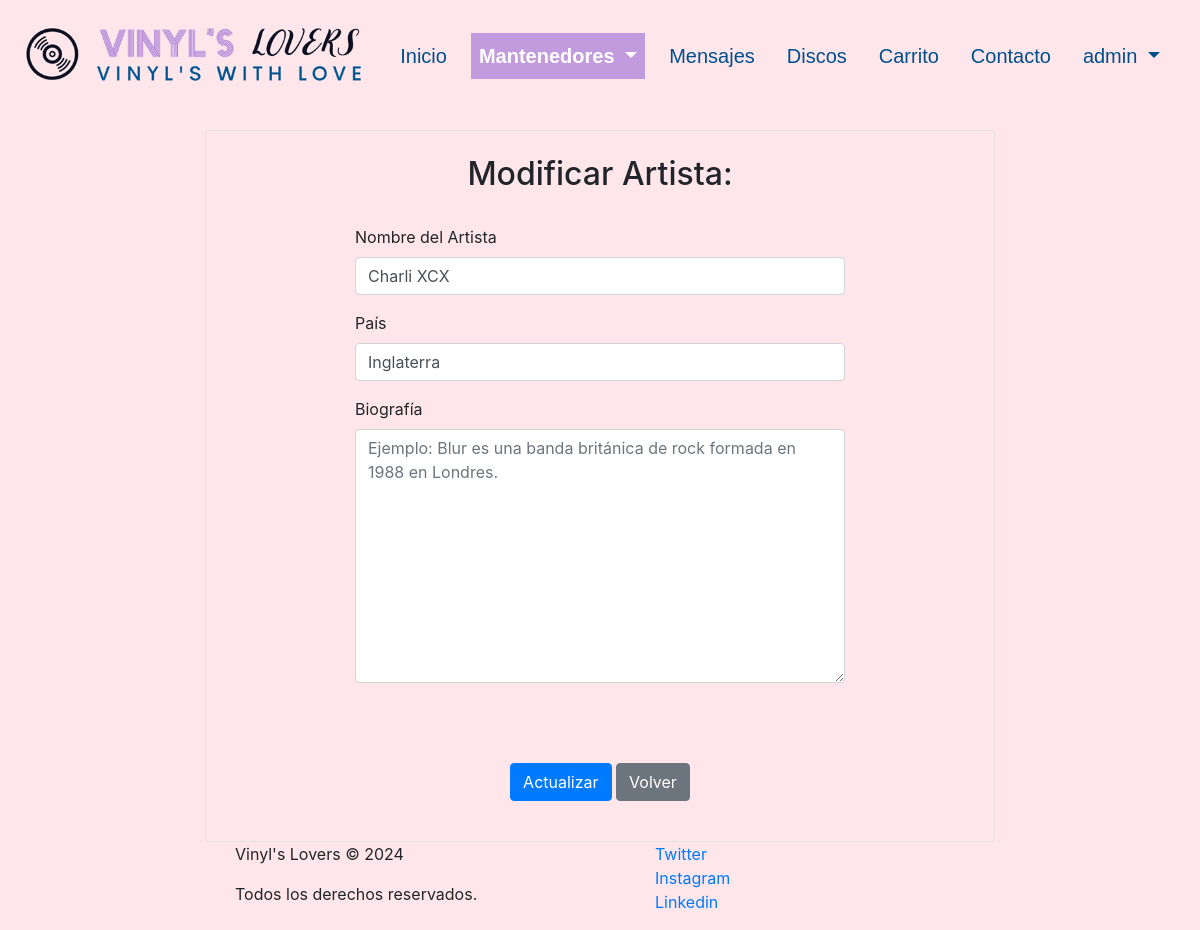
Page /artistas_edit/2 (signed in) on the earlier database version.
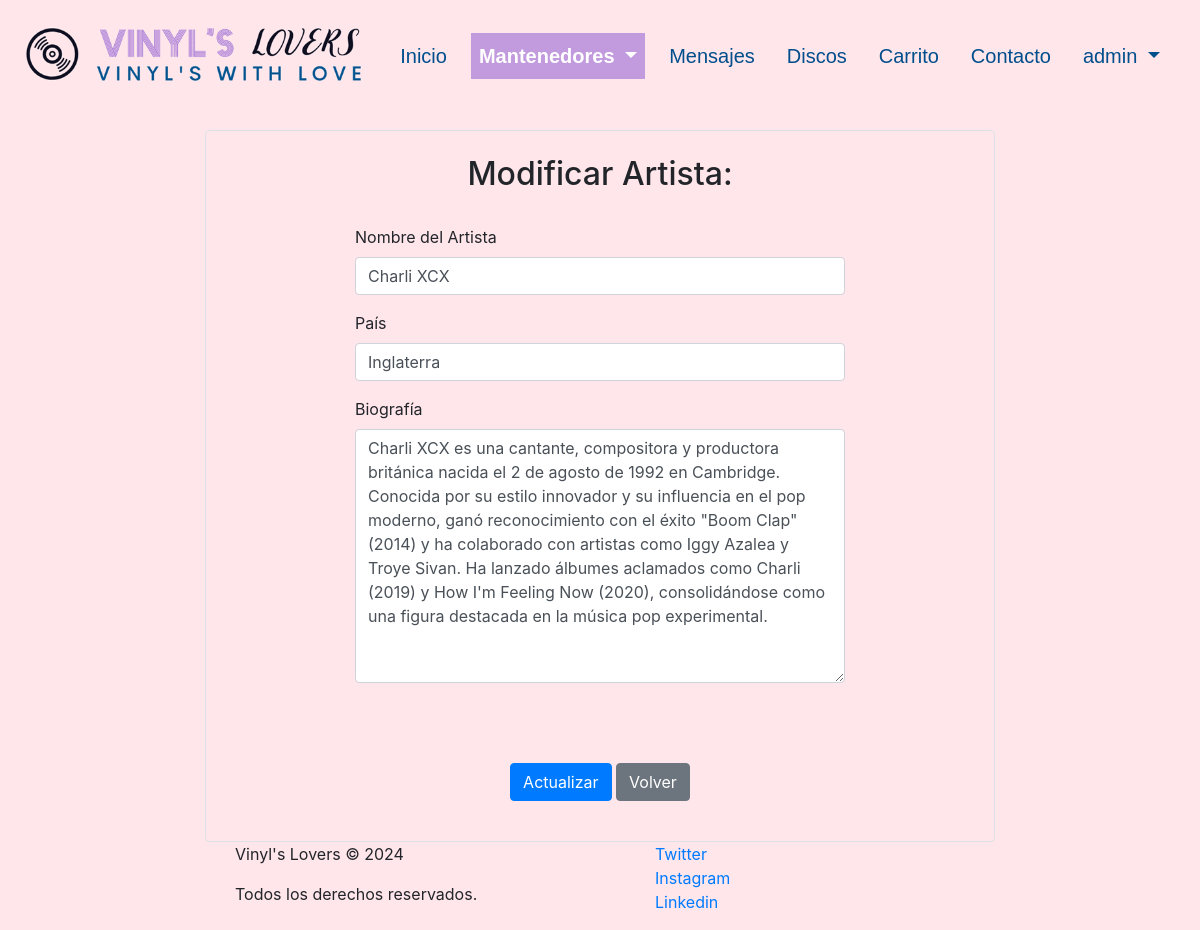
Same page on the later database version.
### discos/models.py (models this page shows, shortened)
class Artista(models.Model):
    id_artista = models.AutoField(db_column='idArtista', primary_key=True)
    nombre_artista = models.CharField(max_length=100, null=False, blank=False)
    pais = models.CharField(max_length=30, null=False, blank=False)
    biografia = models.TextField(null=True, blank=True)
    class Meta:
        unique_together = [['nombre_artista', 'pais']]

### discos/views.py (the view)
# urls.py: path('artistas_edit/<int:pk>', views.artistas_edit, name='artistas_edit'),
@login_required
def artistas_edit(request, pk):
    artista = Artista.objects.get(id_artista=pk)
    if request.method == "POST":
        form = ArtistaForm(request.POST, instance=artista)
        if form.is_valid():
            form.save()
            mensaje = f"Los datos de {artista.nombre_artista} han sido actualizados exitosamente"
            return render(request, 'discos/artistas_edit.html', {'artista': artista, 'mensaje': mensaje, 'form': form, 'clase': 'mantenedores'})
    else:
        form = ArtistaForm(instance=artista)
    return render(request, 'discos/artistas_edit.html', {'artista': artista, 'form': form, 'clase': 'mantenedores'})

### discos/forms.py
class ArtistaForm(forms.ModelForm):
    class Meta:
        model = Artista
        fields = [
            'nombre_artista', 'pais', 'biografia'
        ]
        labels = {
            'nombre_artista': "Nombre del Artista",
            'pais': "País",
            'biografia': "Biografía",
        }
        widgets = {
            'nombre_artista': forms.TextInput(attrs={'class': 'form-control', 'placeholder': 'Ejemplo: Blur'}),
            'pais': forms.TextInput(attrs={'class': 'form-control', 'placeholder': 'Ejemplo: Inglaterra'}),
            'biografia': forms.Textarea(attrs={'class': 'form-control', 'placeholder':'Ejemplo: Blur es una banda británica de rock formada en 1988 en Londres.'}),
        }
        error_messages = {
            'nombre_artista': {
                'required': "El campo es obligatorio.",
            },
            'pais': {
                'required': "El campo es obligatorio.",
        }
    }

### discos/templates/discos/artistas_edit.html (shortened to what this page needs)
{% extends "discos/base.html" %}
{% load static %}
{% block content %}
{% if user.is_staff %}
  <br>
    <div class="row justify-content-center">
      <div class="col-lg-8 col-md-10 col-sm-12">
        <div id="formCrud" class="p-4 border rounded">
          <h2 class="text-center">Modificar Artista:</h2>
          <br />
          <form action="" method="POST" class="form-horizontal" enctype="multipart/form-data">
            <div class="form-row justify-content-center">
              <div class="form-group col-md-8">
                <label for="{{ form.nombre_artista.id_for_label }}"
                  >{{ form.nombre_artista.label }}</label
                >
                {{ form.nombre_artista }} {{ form.nombre_artista.errors }}
              </div>
              <div class="form-group col-md-8">
                <label for="{{ form.nacionalidad.id_for_label }}"
                  >{{ form.pais.label }}</label
                >
                {{ form.pais }} {{ form.pais.errors }}
              </div>
              <div class="form-group col-md-8">
                <label for="{{ form.biografia.id_for_label }}"
                  >{{ form.biografia.label }}</label
                >
                {{ form.biografia }} {{ form.biografia.errors }}
              </div>
              <div class="form-group col-md-8">
              </div>
            </div>
            <br />
            <div class="form-group text-center">
              <button type="submit" class="btn btn-primary" id="btnEnviarForm">
                Actualizar
              </button>
              <a
                href="{% url 'crud_artistas' %}"
                class="btn btn-secondary"
                id="btnVolver"
                >Volver</a
              >
            </div>
          </form>
        </div>
      </div>
    </div>
{% else %}
  <div class="container-permisos">
    <h1>Error</h1>
    <p>No tienes permisos para ver esta página</p>
  </div>
{% endif %}
{% endblock %}

Differences in the rows shown:
changed Artista "Charli XCX": biografia (not shown) → "Charli XCX es una cantante, compositora y productora británica nacida el 2 de agosto de 1992 en Cambridge. Conocida por su estilo innovador y su influencia en el pop moderno, ganó reconocimiento con el éxito \"Boom Clap\" (2014) y ha colaborado con artistas como Iggy Azalea y Troye Sivan. Ha lanzado álbumes aclamados como Charli (2019) y How I'm Feeling Now (2020), consolidándose como una figura destacada en la música pop experimental."
